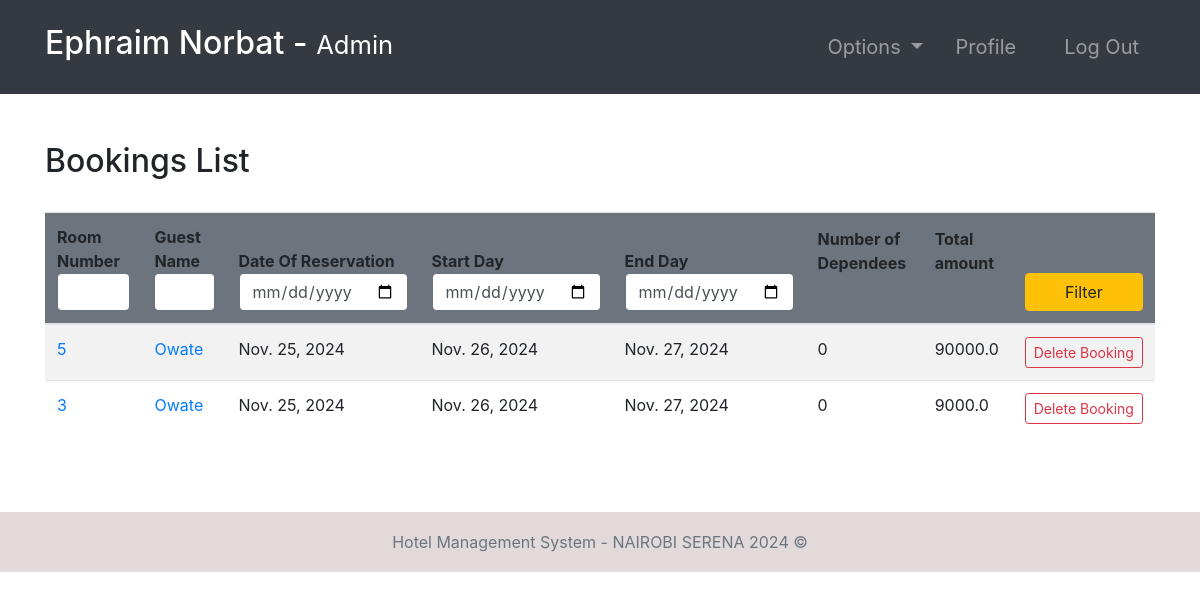
The page /bookings/ (signed in) on the database its author committed.
### room/models.py (models this page shows, shortened)
class Booking(models.Model):
    roomNumber = models.ForeignKey(Room, on_delete=models.CASCADE)
    guest = models.ForeignKey(Guest, null=True, on_delete=models.CASCADE)
    dateOfReservation = models.DateField(default=timezone.now)
    startDate = models.DateField()
    endDate = models.DateField()
    def numOfDep(self):
        return Dependees.objects.filter(booking=self).count()

class Room(models.Model):
    ROOM_TYPES = (
        ('King', 'King'),
        ('Luxury', 'Luxury'),
        ('Normal', 'Normal'),
        ('Economic', 'Economic'),
    )
    number = models.IntegerField(primary_key=True)
    capacity = models.SmallIntegerField()
    numberOfBeds = models.SmallIntegerField()
    roomType = models.CharField(max_length=20, choices=ROOM_TYPES)
    price = models.FloatField()
    statusStartDate = models.DateField(null=True)
    statusEndDate = models.DateField(null=True)

class Guest(models.Model):
    user = models.OneToOneField(User, null=True, on_delete=models.CASCADE)
    phoneNumber = PhoneNumberField(unique=True)

### room/views.py (the view, shortened to what this page needs)
# urls.py: path('bookings/', bookings, name="bookings"),
@login_required(login_url='login')
def bookings(request):
    import datetime
    role = str(request.user.groups.all()[0])
    path = role + "/"
    bookings = Booking.objects.all()
    totals = {}  # <booking : total>
    for booking in bookings:
        start_date = datetime.datetime.strptime(
            str(booking.startDate), "%Y-%m-%d")
        end_date = datetime.datetime.strptime(str(booking.endDate), "%Y-%m-%d")
        numberOfDays = abs((end_date-start_date).days)
        price = Room.objects.get(number=booking.roomNumber.number).price
        total = price * numberOfDays
        totals[booking] = total
    context = {
        "role": role,
        'bookings': bookings,
        'totals': totals
    }
    return render(request, path + "bookings.html", context)

### Templates/admin/bookings.html
{% extends '../index.html' %}
{% block context %}
{% include '../common_pages/bookings.html' %}
{% endblock %}

### Templates/incs/nav.html (shortened to what this page needs)
<nav class="navbar navbar-dark bg-dark navbar-expand-lg py-3 " role="navigation">
    <div class="container">
        <a href="" class="navbar-brand">
            <h2 class="text-capitalize">
                {{ request.user.first_name }} {{ request.user.last_name }} -
                <small>
                    {{ role }}
                </small>
            </h2>
        </a>
        <div class="collapse navbar-collapse" id="navbarTags">
            <ul class="navbar-nav ml-auto">
                <li class="nav-item dropdown p-2">
                    <a class="nav-link dropdown-toggle" href="#" id="navbarDropdown" role="button"
                        data-toggle="dropdown" aria-haspopup="true" aria-expanded="false">
                        Options
                    </a>
                </li>
                <li class="nav-item mr-3 p-2">
                    {% if role == 'staff' or role == 'receptionist' or role == 'admin' or role == 'manager' %}
                    <a href="{% url 'employee-profile' user.id %}" class="nav-link">Profile</a>
                    {% endif %}
                </li>
                <li class="nav-item p-2 ">
                    <a href="{% url 'logout' %}" class="nav-link">Log Out</a>
                </li>
            </ul>
        </div>
    </div>
</nav>

### Templates/common_pages/bookings.html (shortened to what this page needs)
<div class="container py-5">
    <div class="table-header row">
        <div class="col-sm-12 col-md-12 col-lg-4 mb-4">
            <h2>Bookings List</h2>
        </div>
    </div>
    <table class="table table-hover table-striped">
        <thead class="bg-secondary rounded">
            <tr>
                <form action="" method="POST">
                    <th>Room Number<input type="number" min="0" name="number" value="{{number}}"
                            class="form-control border border-secondary"></th>
                    <th>Guest Name<input type="text" name="name" value="{{name}}"
                            class="form-control border border-secondary"></th>
                    <th>Date Of Reservation<input type="date" name="rez" value="{{rez}}"
                            class="form-control border border-secondary"></th>
                    <th>Start Day<input type="date" name="fd" value="{{fd}}"
                            class="form-control border border-secondary"></th>
                    <th>End Day<input type="date" name="ed" value="{{ed}}" class="form-control border border-secondary">
                    </th>
                    <th class="pb-5">Number of Dependees</th>
                    <th class="pb-5">Total amount</th>
                    <th><button type="submit" name="filter" class="btn btn-warning w-100">Filter</button></th>
                </form>
            </tr>
        </thead>
        <tbody>
            {% for b in bookings %}
            <tr>
                <td><a href="{% url 'room-profile' b.roomNumber.number %}">{{b.roomNumber.number}}</a></td>
                <td><a href="{% url 'guest-profile' b.guest.user.id %}">{{b.guest.user.first_name}}</a></td>
                <td>{{ b.dateOfReservation }}</td>
                <td>{{ b.startDate }}</td>
                <td>{{ b.endDate }}</td>
                <td>{{ b.numOfDep }}</td>
                <td>
                    {% for key, value in totals.items %}
                    {% if key == b %}
                    {{ value }}
                    {% endif %}
                    {% endfor %}
                </td>
                {% if role == "admin" or role == 'manager' %}
                <td> <a href="{% url 'deleteBooking' b.id %}"
                        class="btn btn-sm btn-outline-danger">Delete&nbsp;Booking</a></td>
                {% endif %}
            </tr>
            {% endfor %}
        </tbody>
    </table>
</div>

### static/css/main.css (style rules this page uses)
* { margin: 0; padding: 0; -webkit-font-smoothing: antialiased; }
body { position: relative; }
nav .nav-item { font-size: 20px; }

### rows shown on the page
Booking: roomNumber.number "5", guest.user.first_name "Owate", dateOfReservation "Nov. 25, 2024", startDate "Nov. 26, 2024", endDate "Nov. 27, 2024", numOfDep "0", value "90000.0"
Booking: roomNumber.number "3", guest.user.first_name "Owate", dateOfReservation "Nov. 25, 2024", startDate "Nov. 26, 2024", endDate "Nov. 27, 2024", numOfDep "0", value "9000.0"

### other values the page prints
{{ request.user.first_name }} "Ephraim"
{{ request.user.last_name }} "Norbat"
{{ role }} "Admin"
